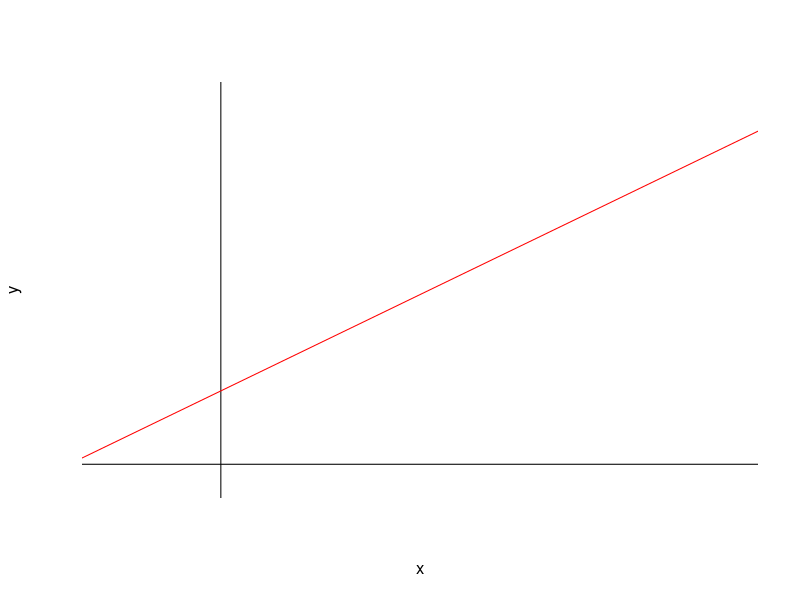
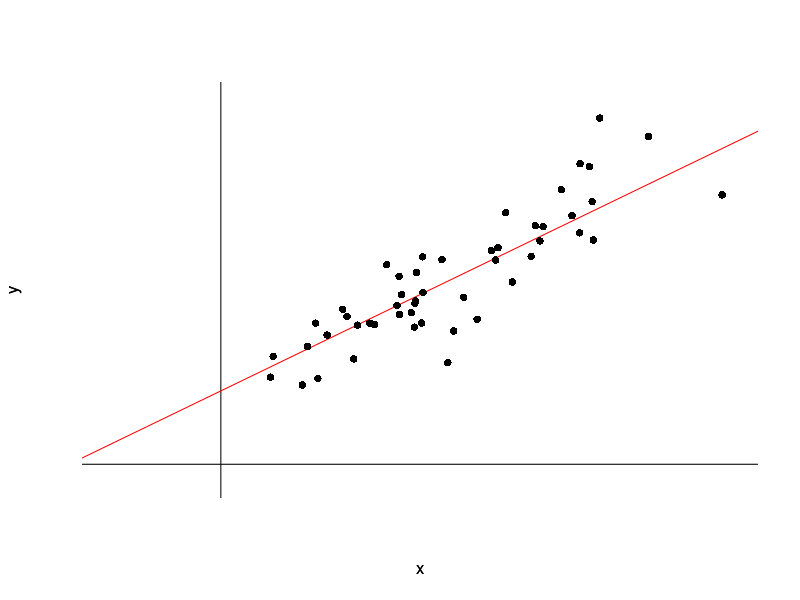
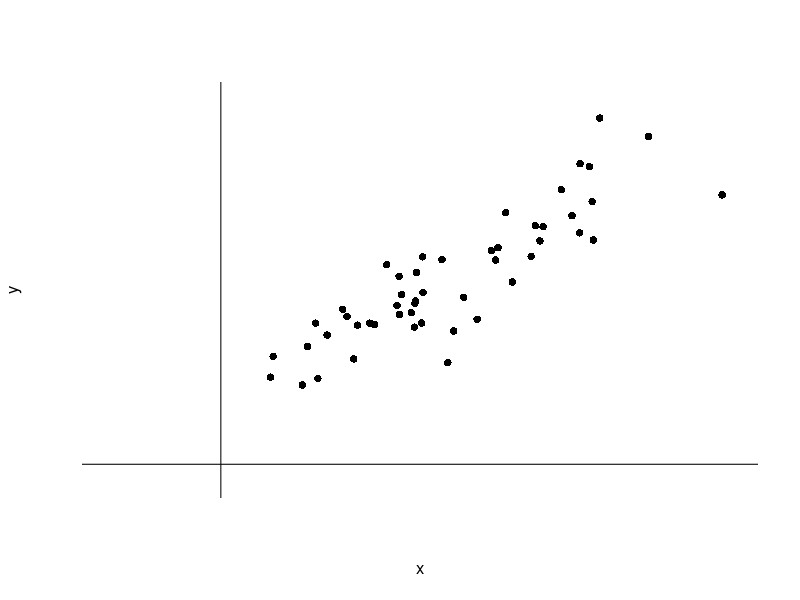
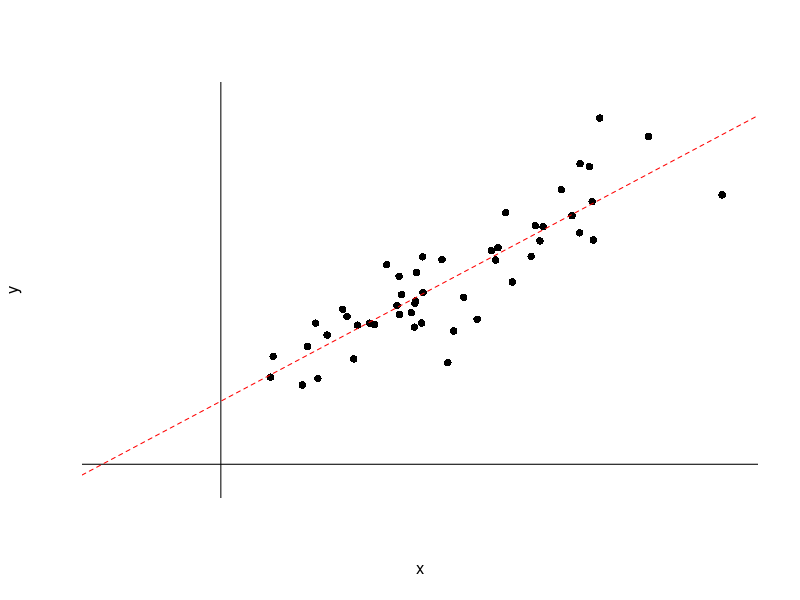
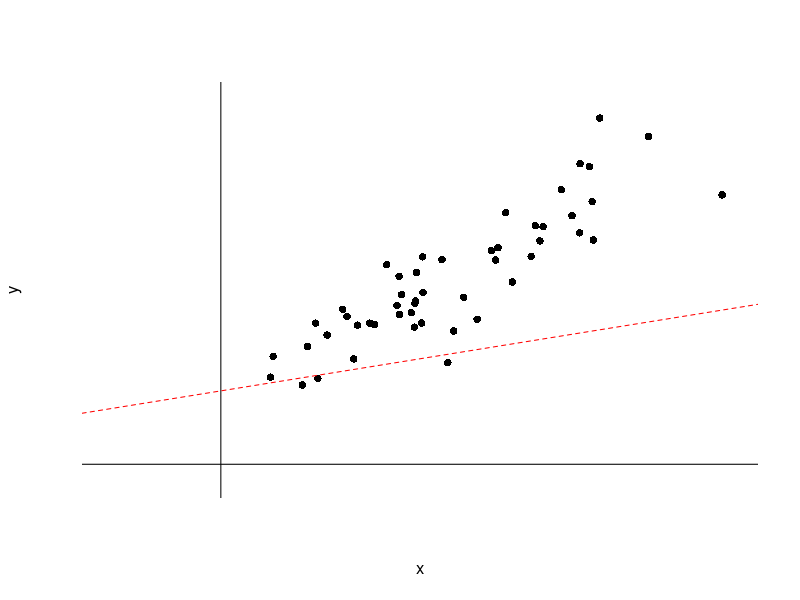
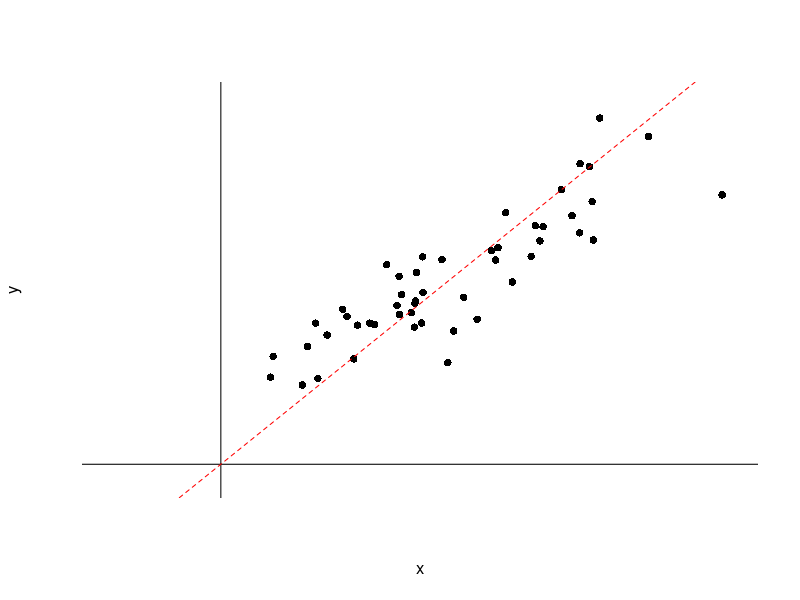
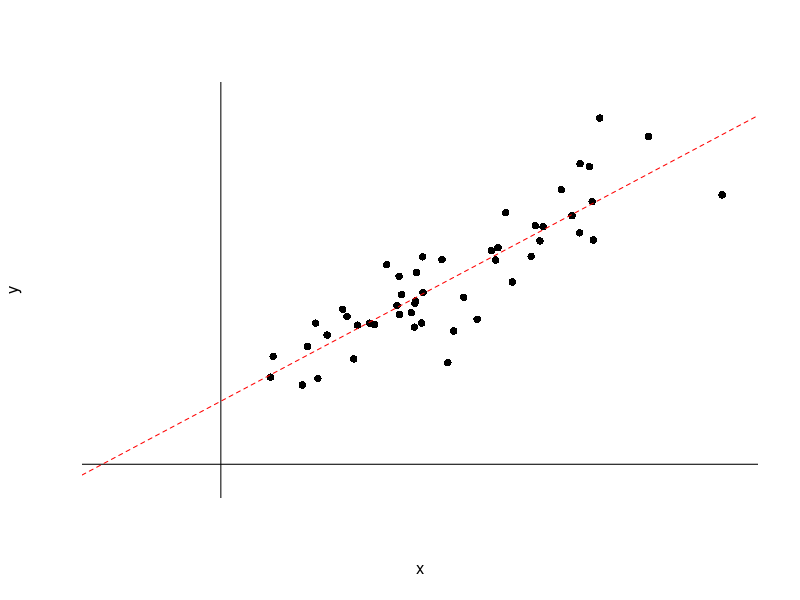
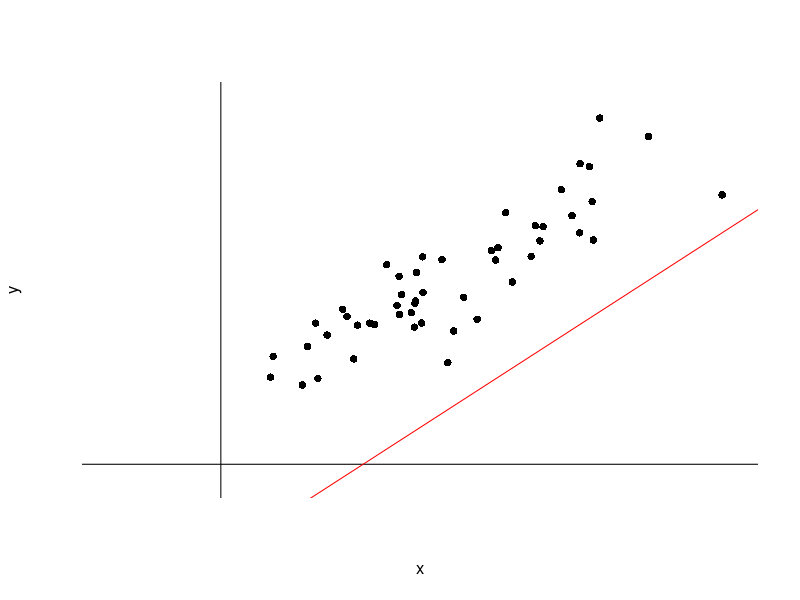

Source code (R) for these figures, in order:
## ---- chunk 1
set.seed(0)
x <- rnorm(50, 2)
y <- 4 + 3*x + rnorm(50, 0, 2)

plot(x, y, 
     pch = 16, 
     xlim = c(-1, 4.5), 
     ylim = c(-1, 20), 
     col = "white",
     axes=FALSE)

abline(v = 0)
abline(h = 0)
abline(4, 3, col = "red")
## ---- chunk 2
plot(x, y, pch = 16, 
     xlim = c(-1, 4.5),
     ylim = c(-1, 20), 
     col = "white", 
     axes=FALSE)

abline(v = 0)
abline(h = 0)
abline(4, 3, col = "red")

par(new = T)
plot(x, y,
     pch = 16, 
     xlim = c(-1, 4.5),
     ylim = c(-1, 20), 
     axes=FALSE)
## ---- chunk 3
plot(x, y, 
     pch = 16, 
     xlim = c(-1, 4.5), 
     ylim = c(-1, 20), 
     axes=FALSE)

abline(v = 0); abline(h = 0)
## ---- chunk 4
plot(x, y, 
     pch = 16, 
     xlim = c(-1, 4.5), 
     ylim = c(-1, 20), 
     axes=FALSE)

abline(v = 0)
abline(h = 0)
abline(lm(y ~ x), 
       col = "red", 
       lty = 2)
## ---- chunk 5
plot(x, y, 
     pch = 16, 
     xlim = c(-1, 4.5), 
     ylim = c(-1, 20), 
     axes=FALSE)

abline(v = 0)
abline(h = 0)
abline(4, 1, 
       col = "red", 
       lty = 2)
## ---- chunk 6
plot(x, y, 
     pch = 16, 
     xlim = c(-1, 4.5), 
     ylim = c(-1, 20), 
     axes=FALSE)

abline(v = 0)
abline(h = 0)
abline(0, 5, 
       col = "red", 
       lty = 2)
## ---- chunk 7
plot(x, y, 
     pch = 16, 
     xlim = c(-1, 4.5), 
     ylim = c(-1, 20), 
     axes=FALSE)

abline(v = 0)
abline(h = 0)
abline(lm(y ~ x), 
       col = "red",
       lty = 2)
## ---- chunk 8
plot(x, y, pch = 16, xlim = c(-1, 4.5), ylim = c(-1, 20), axes=FALSE)
abline(v = 0); abline(h = 0); abline(-5, 4, col = "red")
## ---- chunk 9
plot(x, y, 
     pch = 16, 
     xlim = c(-1, 4.5), 
     ylim = c(-1, 20), 
     axes=FALSE)
abline(v = 0)
abline(h = 0)
abline(30.5, -10.072, 
       col = "red")
## ---- chunk 10
set.seed(0)
X <- rnorm(100, 2)
Y <- 5 + 3*X + rnorm(100, 0, 1)
## ---- chunk 11
set.seed(0)
X <- rnorm(100, 2)
Y <- 5 + 3*X + rnorm(100, 0, 1)

plot(X, Y, 
     pch = 16, 
     xlim = c(-0.5, 4), 
     ylim = c(-1, 20), 
     axes=FALSE)

abline(v = 0)
abline(h = 0)
abline(lm(Y ~ X),
       col = "red", 
       lty = 2)
## ---- chunk 12
set.seed(0)
X <- rnorm(100, 2)
Y <- 5 + 3*X + rnorm(100, 0, 3)
## ---- chunk 13
plot(X, Y, 
     pch = 16, 
     xlim = c(-0.5, 4),
     ylim = c(-1, 20), 
     axes=FALSE)

abline(v = 0)
abline(h = 0)
abline(lm(Y ~ X), 
       col = "red", 
       lty = 2)
## ---- chunk 14
plot(x, y, 
     pch = 16, 
     xlim = c(-1, 4.5), 
     ylim = c(-1, 20), 
     axes=FALSE,
     col = "grey")

abline(v = 0)
abline(h = 0)
abline(4, 3, 
       col = "red")

par(new =  T)
plot(x[abs(x  - 2) < 0.35], 
     y[abs(x  - 2) < 0.35],
     pch = 16, 
     xlim = c(-1, 4.5), 
     ylim = c(-1, 20), 
     axes=FALSE, 
     xlab = "", 
     ylab = "")
## ---- chunk 15
plot(x, y, 
     pch = 16, 
     xlim = c(-1, 4.5),
     ylim = c(-1, 20), 
     axes=FALSE, 
     col = "grey")

abline(v = 0)
abline(h = 0)
abline(4, 3,
       col = "red")

par(new =  T)
plot(x[abs(x  - 2) < 0.35], 
     y[abs(x  - 2) < 0.35], 
     pch = 16, 
     xlim = c(-1, 4.5), 
     ylim = c(-1, 20), 
     axes=FALSE, 
     xlab = "", 
     ylab = "")

abline(lm(y[abs(x  - 2) < 0.35] ~ x[abs(x  - 2) < 0.35]),  
       col = "red",  
       lty = 2)
## ---- chunk 16
set.seed(0)
x <- rnorm(100, 3)
y <- -5 +10*x - 1.1*x^2 + rnorm(100)

plot(x, y,
     pch = 16, 
     xlim = c(-1, 6), 
     ylim = c(-1, 20), 
     axes=FALSE)

abline(v = 0)
abline(h = 0)
## ---- chunk 17
set.seed(0)
x <- rnorm(100, 3)
y <- -5 +10*x - 1.1*x^2 + rnorm(100)

plot(x, y, 
     pch = 16,
     xlim = c(-1, 6), 
     ylim = c(-1, 20), 
     axes=FALSE)

fit <- lm(y ~ x)
pred <- predict(fit)
ix <- sort(x, index.return=T)$ix

abline(v = 0)
abline(h = 0)
lines(x[ix], pred[ix], 
      col='red', 
      lwd =2, 
      lty=2)
## ---- chunk 18
set.seed(0)
x <- rnorm(100, 3)
y <- -5 +10*x - 1.1*x^2 + rnorm(100)
plot(x, y, 
     pch = 16,
     xlim = c(-1, 6),
     ylim = c(-1, 20),
     axes=FALSE)

fit <- lm(y ~ x + I(x^2))
pred <- predict(fit)
ix <- sort(x, index.return=T)$ix

abline(v = 0)
abline(h = 0)
lines(x[ix], pred[ix], 
      col='red',
      lwd =2, 
      lty=2)
## ---- chunk 19
set.seed(0)
x <- rnorm(100, 3)
D <- 1 * (x + rnorm(100)>3)
y <- -5 +10*x - 20*D + rnorm(100)

plot(x, y, 
     pch = 16, 
     xlim = c(-1, 6), 
     ylim = c(-1, 40),
     axes=FALSE, 
     col = "white")

par(new = T)
plot(x[D==1], y[D==1], 
     pch = 16, 
     xlim = c(-1, 6), 
     ylim = c(-1, 40), 
     xlab="", ylab = "", 
     axes=FALSE, 
     col = "lightblue")

par(new = T)
plot(x[D==0], y[D==0], 
     pch = 16, 
     xlim = c(-1, 6), 
     ylim = c(-1, 40), 
     xlab="", 
     ylab = "", 
     axes=FALSE, 
     col = "pink")

fit <- lm(y ~ x)
pred <- predict(fit)
ix <- sort(x, index.return=T)$ix

abline(v = 0)
abline(h = 0)
lines(x[ix], pred[ix], col='red', lwd =2, lty=2)
## ---- chunk 20
set.seed(0)
x <- rnorm(100, 3)
D <- 1 * (x + rnorm(100)>3)
y <- -5 +10*x - 20*D + rnorm(100)

plot(x, y, 
     pch = 16, 
     xlim = c(-1, 6), 
     ylim = c(-1, 40), 
     axes=FALSE, 
     col = "white")

par(new = T)
plot(x[D==1], y[D==1], 
     pch = 16, 
     xlim = c(-1, 6), 
     ylim = c(-1, 40), 
     xlab="", 
     ylab = "", 
     axes=FALSE, 
     col = "lightblue")

par(new = T)
plot(x[D==0], y[D==0], 
     pch = 16, 
     xlim = c(-1, 6), 
     ylim = c(-1, 40), 
     xlab="", 
     ylab = "", 
     axes=FALSE, 
     col = "pink")

segments(x0 = 3, 
         x1 = 4.5, 
         y0 = sum(lm(y ~ D)$coefficients), 
         y1 = sum(lm(y ~ D)$coefficients),
         col = "red",
         lty = 2)

segments(x0 = 1.5,
         x1 = 3, 
         y0 = lm(y ~ D)$coefficients[1], 
         y1 = lm(y ~ D)$coefficients[1], 
         col = "red", 
         lty = 2)

abline(v = 0)
abline(h = 0)
## ---- chunk 21
set.seed(0)
x <- rnorm(100, 3)
D <- 1 * (x + rnorm(100)>3)
y <- -5 +10*x - 20*D + rnorm(100)

plot(x, y, 
     pch = 16, 
     xlim = c(-1, 6), 
     ylim = c(-1, 40),
     axes=FALSE,
     col = "white")

par(new = T)
plot(x[D==1], y[D==1],
     pch = 16, 
     xlim = c(-1, 6),
     ylim = c(-1, 40), 
     xlab="",
     ylab = "", 
     axes=FALSE, 
     col = "lightblue")

par(new = T)
plot(x[D==0], y[D==0], 
     pch = 16, 
     xlim = c(-1, 6),
     ylim = c(-1, 40), 
     xlab="",
     ylab = "", 
     axes=FALSE,
     col = "pink")

segments(x0 = 0.7, 
         x1 = 5.5, 
         y0 = 1.8866,
         y1 = 50.261, 
         col = "red",
         lty = 2)

segments(x0 = 0.7, 
         x1 = 5.5, 
         y0 = 1.8866-20.001, 
         y1 = 50.261-20.001, 
         col = "red", 
         lty = 2)

abline(v = 0)
abline(h = 0)
